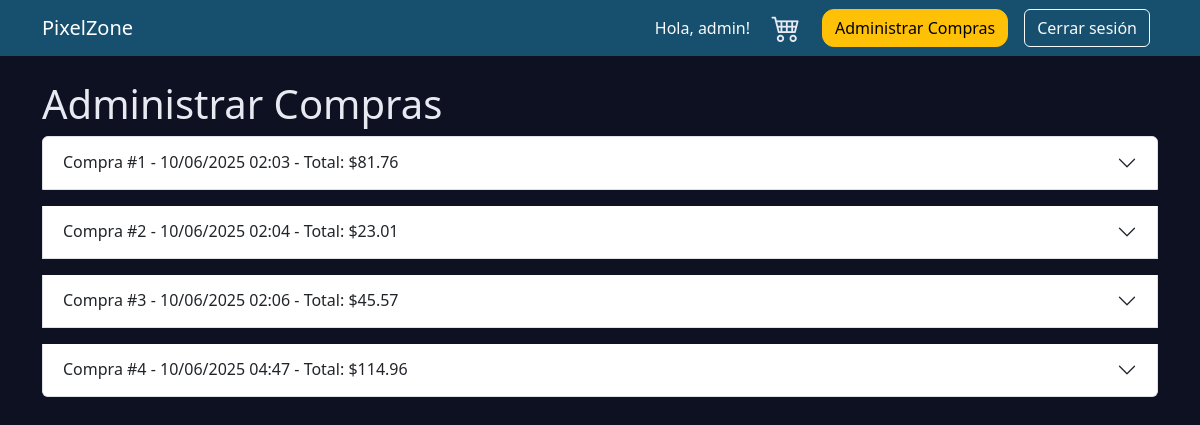
The app's page /tienda/admin/compras/ (signed in), older data.
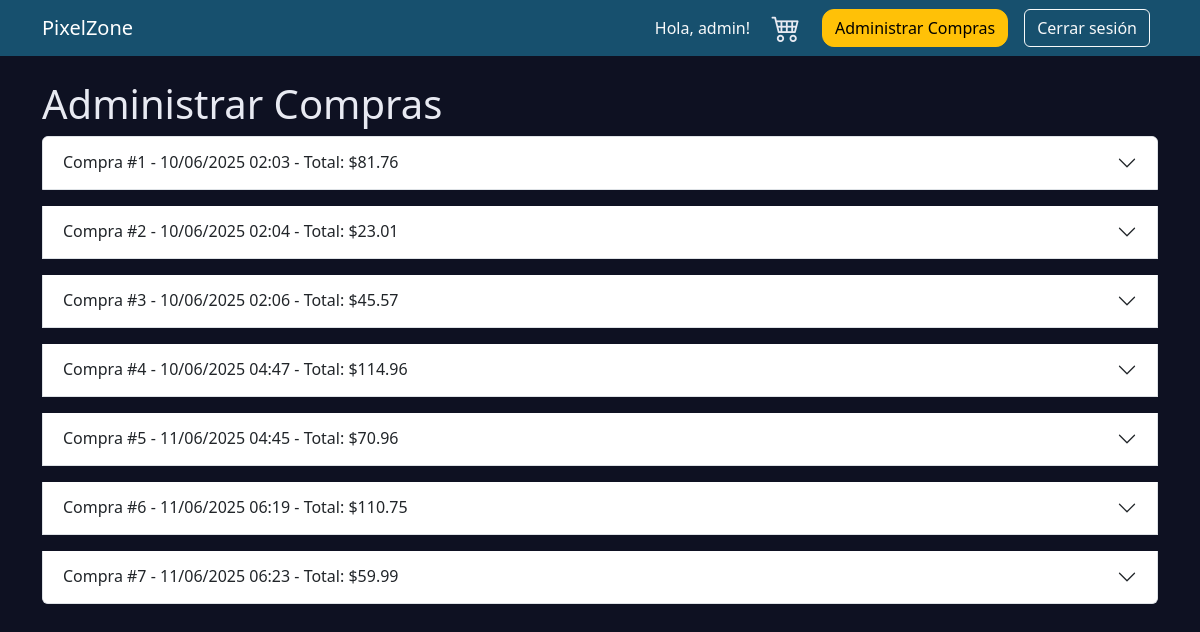
The same page, newer data.
### tienda/models.py (models this page shows)
class Compra(models.Model):
    ESTADOS = [
        ('PEND', 'Pendiente'),
        ('ENV', 'Enviado'),
        ('ENT', 'Entregado'),
        ('CAN', 'Cancelado'),
    ]
    usuario = models.ForeignKey(User, on_delete=models.CASCADE)
    juegos = models.ManyToManyField(Juego, through='DetalleCompra')
    fecha = models.DateTimeField(auto_now_add=True)
    total = models.DecimalField(max_digits=10, decimal_places=2)
    estado = models.CharField(max_length=5, choices=ESTADOS, default='PEND')

### tienda/views.py (the view, shortened to what this page needs)
# urls.py: path('admin/compras/', views.administrar_compras, name='administrar_compras'),
@staff_member_required
def administrar_compras(request):
    compras = Compra.objects.select_related('usuario').all()
    return render(request, 'administrar_compras.html', {'compras': compras})

### tienda/templates/administrar_compras.html (shortened to what this page needs)
{% extends 'base.html' %}
{% block content %}
<h1>Administrar Compras</h1>
{% if compras %}
    <div class="accordion" id="accordionCompras">
    {% for compra in compras %}
        <div class="accordion-item mb-3">
            <h2 class="accordion-header" id="heading{{ compra.id }}">
                <button class="accordion-button collapsed" type="button" data-bs-toggle="collapse" data-bs-target="#collapse{{ compra.id }}" aria-expanded="false" aria-controls="collapse{{ compra.id }}">
                    Compra #{{ compra.id }} - {{ compra.fecha|date:"d/m/Y H:i" }} - Total: ${{ compra.total }}
                </button>
            </h2>
        </div>
    {% endfor %}
    </div>
{% else %}
    <p>No hay compras registradas.</p>
{% endif %}
{% endblock %}

### templates/base.html (shortened to what this page needs)
<!DOCTYPE html>
<html lang="es">
<head>
    <link href="https://cdn.jsdelivr.net/npm/bootstrap@5.3.3/dist/css/bootstrap.min.css" rel="stylesheet">
    <link href="https://cdn.jsdelivr.net/npm/bootstrap-icons@1.10.5/font/bootstrap-icons.css" rel="stylesheet">
</head>
<body>
     <nav class="navbar navbar-expand-lg navbar-dark bg-dark mb-4">
         <div class="container">
             <a class="navbar-brand" href="{% url 'lista_juegos' %}">PixelZone</a>
             <div class="d-flex align-items-center">
                 {% if user.is_authenticated %}
                     <span class="navbar-text text-light me-3">
                         Hola, {{ user.username }}!
                     </span>
                    <a href="{% url 'ver_carrito' %}" class="btn btn-cart me-3" title="Carrito">
                      <i class="bi bi-cart4"></i>
                    </a>
                     {% if user.is_staff %}
                         <a href="{% url 'administrar_compras' %}" class="btn btn-warning me-3">
                             Administrar Compras
                         </a>
                     {% endif %}
                     <a class="btn btn-outline-light me-2" href="{% url 'logout' %}">Cerrar sesión</a>
                 {% else %}
                     {% if request.resolver_match.url_name != 'login' and request.resolver_match.url_name != 'registro' %}
                         <a class="btn btn-outline-light me-2" href="{% url 'login' %}">Iniciar sesión</a>
                         <a class="btn btn-outline-light" href="{% url 'registro' %}">Registrarse</a>
                     {% endif %}
                 {% endif %}
             </div>
         </div>
     </nav>
    <div class="container">
        {% block content %}
        {% endblock %}
    </div>
</body>
</html>

### templates/base.html (style rules this page uses)
body { background-color: #0E1122; color: #E8EAF2; }
.navbar { background-color: #17506E !important; }
.btn-warning, .btn-danger { border-radius: 12px; }
.btn-cart { border: none; width: 40px; height: 40px; padding: 0; display: flex; justify-content: center; align-items: center; background-color: transparent; color: #E8EAF2; }
.btn-cart i { font-size: 1.8rem; line-height: 1; }

Row changes from the older to the newer data that the page shows:
added Compra: id "5", fecha "11/06/2025 04:45", total "70.96"
added Compra: id "6", fecha "11/06/2025 06:19", total "110.75"
added Compra: id "7", fecha "11/06/2025 06:23", total "59.99"
